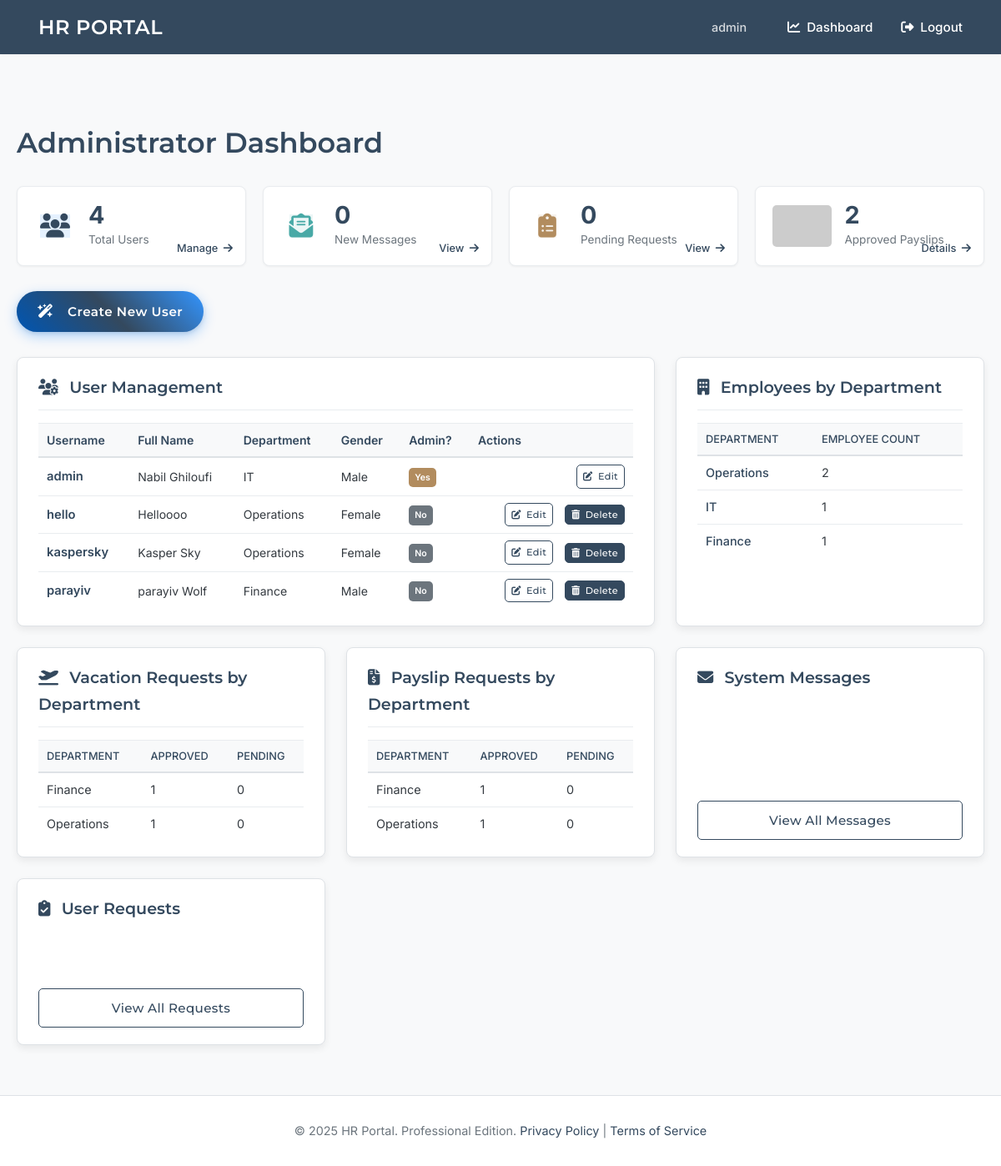
/dashboard (signed in), run on the app's committed database.
### tables this page shows
CREATE TABLE users (
    id INTEGER PRIMARY KEY AUTOINCREMENT,
    username TEXT UNIQUE NOT NULL,
    password_hash TEXT NOT NULL,
    is_admin BOOLEAN NOT NULL DEFAULT 0,
    full_name TEXT,             -- NEW
    gender TEXT,                -- NEW (e.g., 'male', 'female', 'other', 'prefer_not_to_say')
    department TEXT             -- NEW
);

### app.py (the view, shortened to what this page needs)
@app.route('/dashboard')
@login_required
def dashboard():
    current_user = getattr(g, 'user', None)
    db = get_db()
    if current_user['is_admin']:
        all_users = db.execute('SELECT id, username, is_admin, full_name, gender, department FROM users ORDER BY username').fetchall()
        unread_messages_count = db.execute('SELECT COUNT(id) FROM messages WHERE is_read = 0').fetchone()[0]
        pending_requests_count = db.execute("SELECT COUNT(id) FROM requests WHERE status = 'pending'").fetchone()[0]
        department_counts_raw = db.execute(
            """SELECT
                   CASE WHEN department IS NULL OR department = '' THEN 'Unassigned' ELSE department END as department_name,
                   COUNT(id) as employee_count
               FROM users
               GROUP BY department_name
               ORDER BY employee_count DESC"""
        ).fetchall()
        department_counts = [dict(row) for row in department_counts_raw]
        vacation_stats_raw = db.execute("""
            SELECT
                CASE WHEN u.department IS NULL OR u.department = '' THEN 'Unassigned' ELSE u.department END as department_name,
                SUM(CASE WHEN r.status = 'approved' THEN 1 ELSE 0 END) as approved_vacations,
                SUM(CASE WHEN r.status = 'pending' THEN 1 ELSE 0 END) as pending_vacations
            FROM requests r
            JOIN users u ON r.user_id = u.id
            WHERE r.request_type = 'vacation'
            GROUP BY department_name
            ORDER BY department_name
        """).fetchall()
        vacation_stats_by_department = [dict(row) for row in vacation_stats_raw]
        payslip_stats_raw = db.execute("""
            SELECT
                CASE WHEN u.department IS NULL OR u.department = '' THEN 'Unassigned' ELSE u.department END as department_name,
                SUM(CASE WHEN r.status = 'approved' THEN 1 ELSE 0 END) as approved_payslips,
                SUM(CASE WHEN r.status = 'pending' THEN 1 ELSE 0 END) as pending_payslips
            FROM requests r
            JOIN users u ON r.user_id = u.id
            WHERE r.request_type = 'payslip'
            GROUP BY department_name
            ORDER BY department_name
        """).fetchall()
        payslip_stats_by_department = [dict(row) for row in payslip_stats_raw]
        approved_payslips_total_row = db.execute(
            "SELECT COUNT(id) as total FROM requests WHERE request_type = 'payslip' AND status = 'approved'"
        ).fetchone()
        approved_payslips_total = approved_payslips_total_row['total'] if approved_payslips_total_row else 0
        return render_template('dashboard_admin.html',
                               all_users=all_users,
                               unread_messages_count=unread_messages_count,
                               pending_requests_count=pending_requests_count,
                               department_counts=department_counts,
                               vacation_stats_by_department=vacation_stats_by_department,
                               payslip_stats_by_department=payslip_stats_by_department, # NEW
                               approved_payslips_total=approved_payslips_total
                              )

### templates/dashboard_admin.html (shortened to what this page needs)
{% extends 'base.html' %}
{% block content %}
<div class="admin-dashboard-container">
    <header class="dashboard-header">
        <h1 class="page-title">Administrator Dashboard</h1>
    </header>
    <section class="admin-stats-overview">
        <div class="stats-grid">
            <div class="stat-card">
                <div class="stat-icon-wrapper"><i class="fas fa-users stat-icon users"></i></div>
                <div class="stat-content">
                    <span class="stat-value">{{ all_users|length if all_users else 0 }}</span>
                    <span class="stat-label">Total Users</span>
                </div>
                 <a href="#user-management-panel-anchor" class="stat-card-link">Manage <i class="fas fa-arrow-right"></i></a>
            </div>
            <div class="stat-card">
                <div class="stat-icon-wrapper"><i class="fas fa-envelope-open-text stat-icon messages"></i></div>
                <div class="stat-content">
                    <span class="stat-value">{{ unread_messages_count }}</span>
                    <span class="stat-label">New Messages</span>
                </div>
                <a href="{{ url_for('admin_view_messages') }}" class="stat-card-link">View <i class="fas fa-arrow-right"></i></a>
            </div>
            <div class="stat-card">
                <div class="stat-icon-wrapper"><i class="fas fa-clipboard-list stat-icon requests"></i></div>
                <div class="stat-content">
                    <span class="stat-value">{{ pending_requests_count }}</span>
                    <span class="stat-label">Pending Requests</span>
                </div>
                <a href="{{ url_for('admin_view_requests') }}" class="stat-card-link">View <i class="fas fa-arrow-right"></i></a>
            </div>
            <div class="stat-card">
                <img src="https://via.placeholder.com/100x70/2ecc71/ffffff?text=Payslips" alt="Payslips" class="stat-card-image">
                <div class="stat-content">
                    <span class="stat-value">{{ approved_payslips_total }}</span>
                    <span class="stat-label">Approved Payslips</span>
                </div>
                 <a href="{{ url_for('admin_view_requests') }}?type=payslip" class="stat-card-link">Details <i class="fas fa-arrow-right"></i></a>
            </div>
        </div>
    </section>
    <div class="admin-primary-action-bar">
        <a href="{{ url_for('admin_create_user') }}" class="btn btn-primary btn-lg main-action-btn creative-user-btn">
            <i class="fas fa-wand-magic-sparkles"></i> Create New User
        </a>
    </div>
    <div class="admin-dashboard-main-grid">
        <section class="dashboard-panel user-management-panel">
            <div class="panel-header">
                <h2 class="panel-title"><i class="fas fa-users-cog"></i> User Management</h2>
            </div>
            <div class="user-list-container">
                {% if all_users %}
                <div class="table-responsive-wrapper">
                    <table class="professional-table admin-user-table">
                        <thead>
                            <tr>
                                <th>Username</th>
                                <th>Full Name</th>
                                <th>Department</th>
                                <th>Gender</th>
                                <th>Admin?</th>
                                <th>Actions</th>
                            </tr>
                        </thead>
                        <tbody>
                            {% for user_item in all_users %}
                            <tr>
                                <td>
                                    <a href="{{ url_for('admin_view_user_profile', user_id=user_item.id) }}" class="username-link" title="View {{ user_item.username }}'s Profile">
                                        <strong>{{ user_item.username }}</strong>
                                    </a>
                                </td>
                                <td>{{ user_item.full_name if user_item.full_name else '-' }}</td>
                                <td>{{ user_item.department if user_item.department else '-' }}</td>
                                <td>{{ user_item.gender if user_item.gender else '-' }}</td>
                                <td>
                                    <span class="status-badge {{ 'status-admin' if user_item.is_admin else 'status-user' }}">
                                        {{ "Yes" if user_item.is_admin else "No" }}
                                    </span>
                                </td>
                                <td class="actions-cell">
                                    <a href="{{ url_for('admin_update_user', user_id=user_item.id) }}" class="btn btn-sm btn-outline-primary action-btn" title="Edit User">
                                        <i class="fas fa-edit"></i> Edit
                                    </a>
                                    {% if g.user.id != user_item.id %}
                                    <form action="{{ url_for('admin_delete_user', user_id=user_item.id) }}" method="post" class="delete-form"
                                          onsubmit="return confirm('Are you sure you want to delete {{ user_item.username }}? This action cannot be undone.');">
                                        <button type="submit" class="btn btn-sm btn-danger action-btn" title="Delete User">
                                            <i class="fas fa-trash-alt"></i> Delete
                                        </button>
                                    </form>
                                    {% endif %}
                                </td>
                            </tr>
                            {% endfor %}
                        </tbody>
                    </table>
                </div>
                {% else %}
                <p class="panel-empty-state"><i class="fas fa-users fa-2x"></i> No users found in the system.</p>
                {% endif %}
            </div>
        </section>
        <section class="dashboard-panel department-stats-panel">
            <div class="panel-header">
                <h2 class="panel-title"><i class="fas fa-building"></i> Employees by Department</h2>
            </div>
            {% if department_counts %}
                <div class="table-responsive-wrapper">
                    <table class="professional-table compact-stats-table">
                        <thead>
                            <tr>
                                <th>Department</th>
                                <th>Employee Count</th>
                            </tr>
                        </thead>
                        <tbody>
                            {% for dept in department_counts %}
                            <tr>
                                <td>
                                    <a href="{{ url_for('admin_view_department_users', department_name=dept.department_name) }}" class="department-link" title="View users in {{ dept.department_name }}">
                                        {{ dept.department_name }}
                                    </a>
                                </td>
                                <td>{{ dept.employee_count }}</td>
                            </tr>
                            {% endfor %}
                        </tbody>
                    </table>
                </div>
            {% else %}
                <p class="panel-empty-state-compact"><i class="fas fa-info-circle"></i> No department data available.</p>
            {% endif %}
        </section>
        <section class="dashboard-panel vacation-stats-panel">
            <div class="panel-header">
                <h2 class="panel-title"><i class="fas fa-plane-departure"></i> Vacation Requests by Department</h2>
            </div>
            {% if vacation_stats_by_department %}
                <div class="table-responsive-wrapper">
                    <table class="professional-table compact-stats-table">
                        <thead>
                            <tr>
                                <th>Department</th>
                                <th>Approved</th>
                                <th>Pending</th>
                            </tr>
                        </thead>
                        <tbody>
                            {% for dept_stat in vacation_stats_by_department %}
                            <tr>
                                <td>{{ dept_stat.department_name }}</td>
                                <td>{{ dept_stat.approved_vacations }}</td>
                                <td>{{ dept_stat.pending_vacations }}</td>
                            </tr>
                            {% endfor %}
                        </tbody>
                    </table>
                </div>
            {% else %}
                 <p class="panel-empty-state-compact"><i class="fas fa-info-circle"></i> No vacation request data by department.</p>
            {% endif %}
        </section>
        <section class="dashboard-panel payslip-stats-panel">
            <div class="panel-header">
                <h2 class="panel-title"><i class="fas fa-file-invoice-dollar"></i> Payslip Requests by Department</h2>
            </div>
            {% if payslip_stats_by_department %}
                <div class="table-responsive-wrapper">
                    <table class="professional-table compact-stats-table">
                        <thead>
                            <tr>
                                <th>Department</th>
                                <th>Approved</th>
                                <th>Pending</th>
                            </tr>
                        </thead>
                        <tbody>
                            {% for dept_stat in payslip_stats_by_department %}
                            <tr>
                                <td>{{ dept_stat.department_name }}</td>
                                <td>{{ dept_stat.approved_payslips }}</td>
                                <td>{{ dept_stat.pending_payslips }}</td>
                            </tr>
                            {% endfor %}
                        </tbody>
                    </table>
                </div>
            {% else %}
                 <p class="panel-empty-state-compact"><i class="fas fa-info-circle"></i> No payslip request data by department.</p>
            {% endif %}
        </section>
        <section class="dashboard-panel system-messages-panel">
            <h2 class="panel-title"><i class="fas fa-envelope"></i> System Messages</h2>
            <a href="{{ url_for('admin_view_messages') }}" class="btn btn-outline-primary btn-block">
                View All Messages
            </a>
        </section>
        <section class="dashboard-panel user-requests-panel">
            <h2 class="panel-title"><i class="fas fa-clipboard-check"></i> User Requests</h2>
            <a href="{{ url_for('admin_view_requests') }}" class="btn btn-outline-primary btn-block">
                View All Requests
            </a>
        </section>
    </div>
</div>
{% endblock %}

### templates/base.html (shortened to what this page needs)
<!doctype html>
<html lang="en">
<head>
    <link rel="stylesheet" href="https://cdnjs.cloudflare.com/ajax/libs/font-awesome/6.4.0/css/all.min.css">
    <link rel="stylesheet" href="https://cdn.jsdelivr.net/npm/flatpickr/dist/flatpickr.min.css">
</head>
<body>
    <nav class="navbar">
        <a href="{{ url_for('index') }}" class="site-title">HR PORTAL</a>
        <div class="right">
            {% if g.user %}
                <span>{{ g.user.username }}</span>
                <a href="{{ url_for('dashboard') }}"><i class="fas fa-chart-line fa-fw"></i> Dashboard</a>
                <a href="{{ url_for('logout') }}"><i class="fas fa-sign-out-alt fa-fw"></i> Logout</a>
            {% else %}
                <a href="{{ url_for('login') }}"><i class="fas fa-sign-in-alt fa-fw"></i> Login</a>
                <a href="{{ url_for('register') }}"><i class="fas fa-user-plus fa-fw"></i> Register</a>
            {% endif %}
        </div>
    </nav>
    <main class="container">
        {% block content %}{% endblock %}
    </main>
    <footer>
        © {{ now.year if now else '2024' }} HR Portal. Professional Edition.
        <a href="#">Privacy Policy</a> | <a href="#">Terms of Service</a>
    </footer>
</body>
</html>

### data on the page
users: user.username "admin", username "admin", full_name "Nabil Ghiloufi", department "IT", gender "Male", is_admin "Yes"
users: username "hello", full_name "Helloooo", department "Operations", gender "Female", is_admin "No"
users: username "kaspersky", full_name "Kasper Sky", department "Operations", gender "Female", is_admin "No"
users: username "parayiv", full_name "parayiv Wolf", department "Finance", gender "Male", is_admin "No", department_name "Finance", employee_count "1", approved_vacations "1", pending_vacations "0", approved_payslips "1", pending_payslips "0"

### other printed values
{{ all_users|length if all_users else 0 }} "4"
{{ unread_messages_count }} "0"
{{ pending_requests_count }} "0"
{{ approved_payslips_total }} "2"
{{ dept.department_name }} "Operations" "IT"
{{ dept.employee_count }} "2" "1"
{{ dept_stat.department_name }} "Operations"
{{ dept_stat.approved_vacations }} "1"
{{ dept_stat.pending_vacations }} "0"
{{ dept_stat.approved_payslips }} "1"
{{ dept_stat.pending_payslips }} "0"
